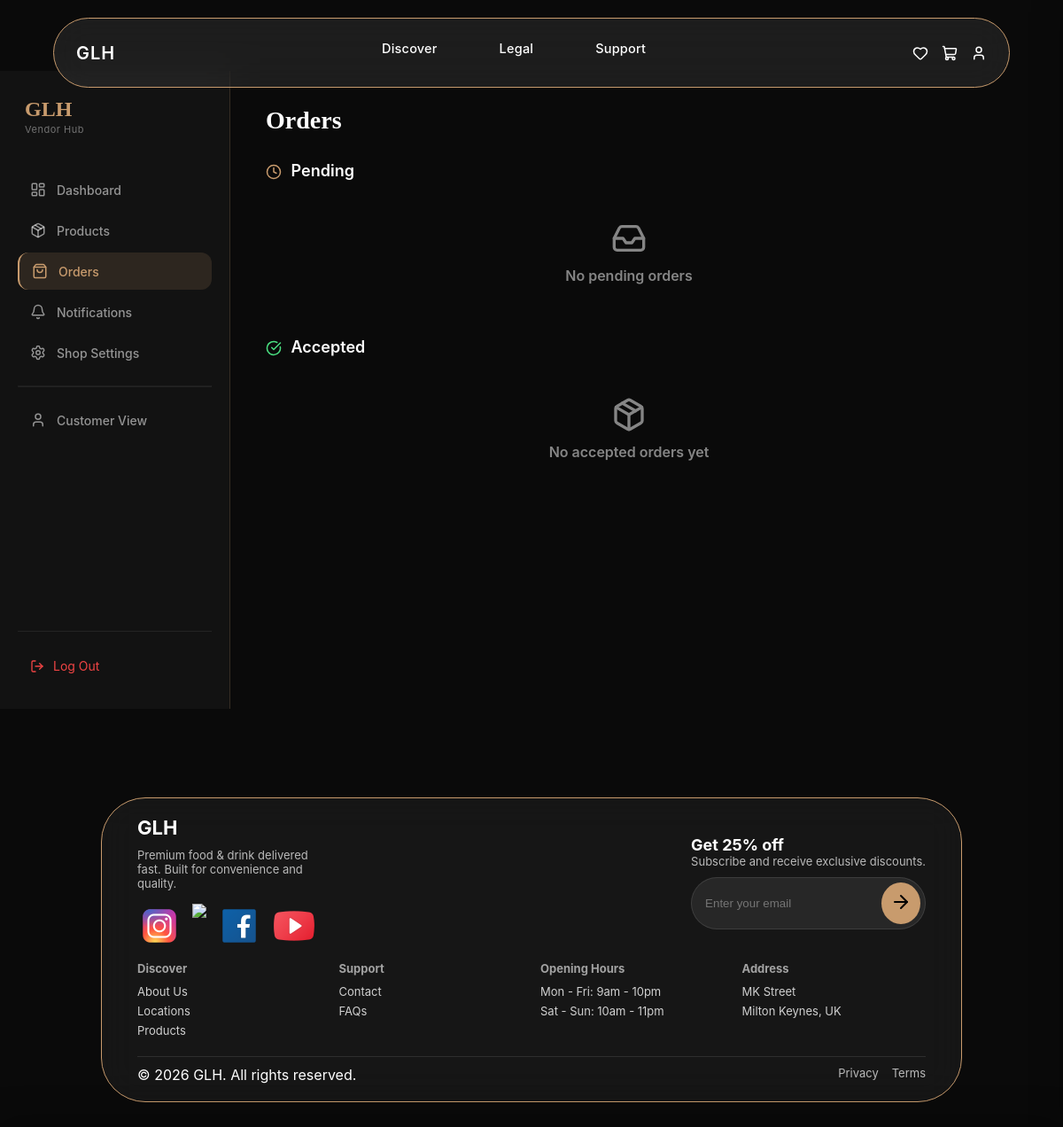
The app's page /vendor/orders (signed in), older data.
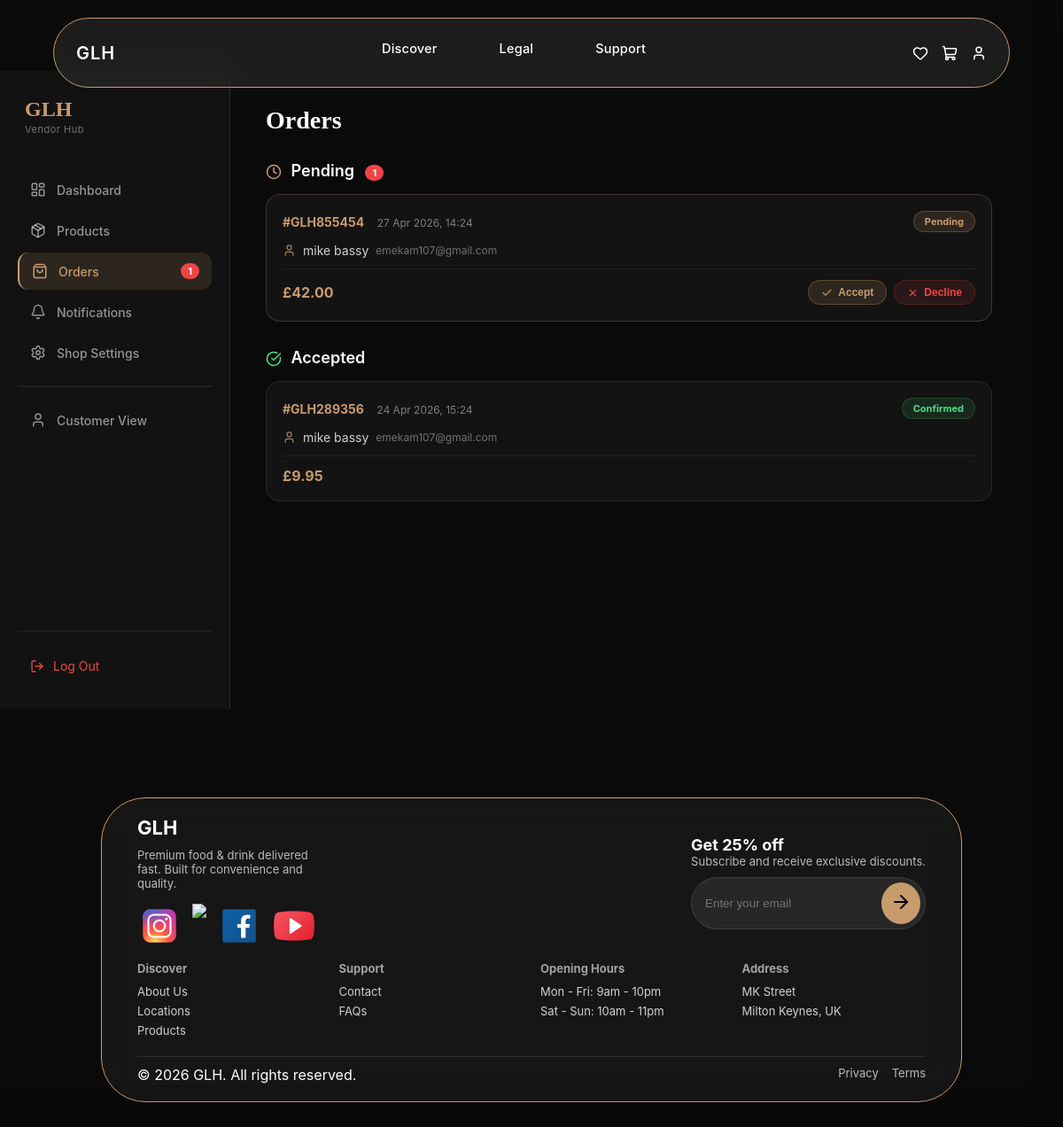
The same page, newer data.
### app/models.py (models this page shows)
class VendorOrder(db.Model):
    __tablename__ = "vendor_orders"
    id = db.Column(db.Integer, primary_key=True)
    vendor_id = db.Column(db.Integer, db.ForeignKey("users.user_id"), nullable=False)
    customer_id = db.Column(db.Integer, db.ForeignKey("users.user_id"), nullable=False)
    customer_email = db.Column(db.String(120))
    customer_name = db.Column(db.String(100))
    order_ref = db.Column(db.String(20), nullable=False)
    items_json = db.Column(db.Text)
    total = db.Column(db.Float, nullable=False)
    status = db.Column(db.String(20), default="pending")  # pending/accepted/declined
    created_at = db.Column(db.DateTime, default=datetime.utcnow)

### app/routes/vendor.py (the view)
@vendor.route("/orders")
def orders():
    check = vendor_required()
    if check:
        return check
    user = User.query.get(session["user_id"])
    pending = (
        VendorOrder.query.filter_by(vendor_id=user.user_id, status="pending")
        .order_by(VendorOrder.created_at.desc())
        .all()
    )
    accepted = (
        VendorOrder.query.filter_by(vendor_id=user.user_id, status="accepted")
        .order_by(VendorOrder.created_at.desc())
        .all()
    )
    declined = (
        VendorOrder.query.filter_by(vendor_id=user.user_id, status="declined")
        .order_by(VendorOrder.created_at.desc())
        .all()
    )
    return render_template(
        "vendor/orders.html", pending=pending, accepted=accepted, declined=declined
    )

### app/templates/vendor/orders.html (shortened to what this page needs)
{% extends "base.html" %}
{% block body_class %}dashboard-page vendor-page{% endblock %}
{% block page_css %}
<link rel="stylesheet" href="/static/css/dashboard.css">
<link rel="stylesheet" href="/static/css/vendor.css">
{% endblock %}
{% block content %}
<div class="dashboard-layout">
    <aside class="dash-sidebar">
        <div class="dash-logo">
            <span>GLH</span>
            <span class="dash-logo-sub">Vendor Hub</span>
        </div>
        <nav class="dash-nav">
            <a href="/vendor" class="dash-link">
                <i data-lucide="layout-dashboard"></i> Dashboard
            </a>
            <a href="/vendor/products" class="dash-link">
                <i data-lucide="package"></i> Products
            </a>
            <a href="/vendor/orders" class="dash-link active">
                <i data-lucide="shopping-bag"></i> Orders
                {% if pending|length > 0 %}
                <span class="nav-badge">{{ pending|length }}</span>
                {% endif %}
            </a>
            <a href="/vendor/notifications" class="dash-link">
                <i data-lucide="bell"></i> Notifications
            </a>
            <a href="/vendor/settings" class="dash-link">
                <i data-lucide="settings"></i> Shop Settings
            </a>
            <hr style="border-color:rgba(255,255,255,0.07);margin:12px 0;">
            <a href="/dashboard" class="dash-link">
                <i data-lucide="user"></i> Customer View
            </a>
        </nav>
        <div class="dash-sidebar-footer">
            <a href="/logout" class="dash-logout">
                <i data-lucide="log-out"></i> Log Out
            </a>
        </div>
    </aside>
    <main class="dash-main">
        <div class="dash-content">
            <h1 class="dash-page-title">Orders</h1>
            <div class="dash-section">
                <div class="dash-section-header">
                    <h2>
                        <i data-lucide="clock"
                            style="width:18px;height:18px;color:#c89b6d;vertical-align:middle;margin-right:6px;"></i>
                        Pending
                        {% if pending %}<span class="nav-badge"
                            style="margin-left:8px;">{{ pending|length
                            }}</span>{% endif %}
                    </h2>
                </div>
                {% if pending %}
                <div class="vendor-order-list">
                    {% for order in pending %}
                    <div class="vendor-order-card pending">
                        <div class="vendor-order-header">
                            <div>
                                <span class="vendor-order-ref">#{{
                                    order.order_ref }}</span>
                                <span class="vendor-order-date">{{
                                    order.created_at.strftime('%d %b %Y, %H:%M')
                                    }}</span>
                            </div>
                            <span
                                class="order-status-badge pending">Pending</span>
                        </div>
                        <div class="vendor-order-customer">
                            <i data-lucide="user"></i>
                            <span>{{ order.customer_name }}</span>
                            <span class="order-email">{{ order.customer_email
                                }}</span>
                        </div>
                        <div class="vendor-order-footer">
                            <span class="vendor-order-total">£{{
                                "%.2f"|format(order.total) }}</span>
                            <div class="vendor-order-actions">
                                <form method="POST"
                                    action="/vendor/orders/accept/{{ order.id }}"
                                    style="display:inline;">
                                    <button type="submit" class="vp-btn edit">
                                        <i data-lucide="check"></i> Accept
                                    </button>
                                </form>
                                <form method="POST"
                                    action="/vendor/orders/decline/{{ order.id }}"
                                    style="display:inline;">
                                    <button type="submit" class="vp-btn delete"
                                        onclick="return confirm('Decline this order?')">
                                        <i data-lucide="x"></i> Decline
                                    </button>
                                </form>
                            </div>
                        </div>
                    </div>
                    {% endfor %}
                </div>
                {% else %}
                <div class="dash-empty" style="padding:30px 0;">
                    <i data-lucide="inbox"></i>
                    <p>No pending orders</p>
                </div>
                {% endif %}
            </div>
            <div class="dash-section">
                <div class="dash-section-header">
                    <h2>
                        <i data-lucide="check-circle"
                            style="width:18px;height:18px;color:#4ade80;vertical-align:middle;margin-right:6px;"></i>
                        Accepted
                    </h2>
                </div>
                {% if accepted %}
                <div class="vendor-order-list">
                    {% for order in accepted %}
                    <div class="vendor-order-card">
                        <div class="vendor-order-header">
                            <div>
                                <span class="vendor-order-ref">#{{
                                    order.order_ref }}</span>
                                <span class="vendor-order-date">{{
                                    order.created_at.strftime('%d %b %Y, %H:%M')
                                    }}</span>
                            </div>
                            <span
                                class="order-status-badge accepted">Confirmed</span>
                        </div>
                        <div class="vendor-order-customer">
                            <i data-lucide="user"></i>
                            <span>{{ order.customer_name }}</span>
                            <span class="order-email">{{ order.customer_email
                                }}</span>
                        </div>
                        <div class="vendor-order-footer">
                            <span class="vendor-order-total">£{{
                                "%.2f"|format(order.total) }}</span>
                        </div>
                    </div>
                    {% endfor %}
                </div>
                {% else %}
                <div class="dash-empty" style="padding:30px 0;">
                    <i data-lucide="package"></i>
                    <p>No accepted orders yet</p>
                </div>
                {% endif %}
            </div>
        </div>
    </main>
</div>
{% endblock %}

### app/templates/base.html (shortened to what this page needs)
<!DOCTYPE html>
<html lang="en">
    <head>
        <link rel="stylesheet" href="/static/css/base_html.css">
        {% block page_css%}{% endblock %}
    </head>
    <body class="{% block body_class %}{% endblock %}"
        data-signup='{{ session.get("signup", {}) | tojson | safe }}'
        data-loggedin="{{ 'true' if session.get('user_id') else 'false' }}"
        data-userid="{{ session.get('user_id', '') }}"
        >
        {% include "partials/navbar.html" %}
        <main id="main-content">
            {% block content %}{% endblock %}
        </main>
        <footer class="footer">
            <div class="footer-container">
                <div class="footer-top">
                    <div class="footer-brand">
                        <h2>GLH</h2>
                        <p data-i18n="footer_tagline">Premium food & drink delivered fast. Built for
                            convenience and quality.</p>
                        <div class="footer-socials">
                            <img src="/static/images/instagram.png">
                            <img src="/static/images/twitter.png">
                            <img src="/static/images/facebook.png">
                            <img src="/static/images/youtube.png">
                        </div>
                    </div>
                    <div class="footer-newsletter">
                        <h3 data-i18n="footer_discount">Get 25% off</h3>
                        <p data-i18n="footer_subscribe">Subscribe and recieve exclusive discounts.</p>
                        <form method="POST"
                            action="{{ url_for('auth.subscribe') }}"
                            id="newsletter-form">
                            <div class="newsletter-box">
                                <input type="email" name="email"
                                    placeholder="Enter your email" data-i18n="footer_email">
                                <button type="submit" class="newsletter-btn">
                                    <i data-lucide="arrow-right"></i>
                                </button>
                            </div>
                        </form>
                    </div>
                </div>
                <div class="footer-grid">
                    <div>
                        <h4 data-i18n="footer_discover">Discover</h4>
                        <a href="{{ url_for('main.about') }}">About Us</a>
                        <a href="{{ url_for('main.location') }}">Locations</a>
                        <a href="{{ url_for('main.shop') }}">Products</a>
                    </div>
                    <div>
                        <h4 data-i18n="footer_support">Support</h4>
                        <a href="{{ url_for('main.contact') }}">Contact</a>
                        <a href="{{ url_for('main.faqs') }}">FAQs</a>
                    </div>
                    <div>
                        <h4 data-i18n="footer_hours">Opening Hours</h4>
                        <p data-i18n="footer_hours_weekday">Mon - Fri: 9am - 10pm</p>
                        <p data-i18n="footer_hours_weekend">Sat - Sun: 10am - 11pm</p>
                    </div>
                    <div>
                        <h4 data-i18n="footer_address">Address</h4>
                        <p>MK Street</p>
                        <p>Milton Keynes, UK</p>
                    </div>
                </div>
                <div class="footer-bottom">
                    <span data-i18n="footer_rights">© 2026 GLH. All rights reserved.</span>
                    <div class="footer-legal">
                        <a href="#">Privacy</a>
                        <a href="#">Terms</a>
                    </div>
                </div>
            </div>
        </footer>
    </body>
</html>

### app/templates/partials/navbar.html (shortened to what this page needs)
<nav class="navbar">
    <div class="nav-left">
        <a href="/" class="logo">GLH</a>
    </div>
    <div class="nav-center">
        <div class="nav-item" data-menu="discover"><span data-i18n="discover">Discover</span></div>
        <div class="nav-item" data-menu="legal"><span data-i18n="legal">Legal</span></div>
        <div class="nav-item" data-menu="support"><span data-i18n="support">Support</span></div>
    </div>
    <div class="nav-right">
        <div class="icon nav-icon-wrap" id="fav-btn">
            <i data-lucide="heart"></i>
        </div>
        <div class="icon nav-icon-wrap" id="basket-btn">
            <i data-lucide="shopping-cart"></i>
        </div>
        <div class="icon" id="account-btn"><i data-lucide="user"></i></div>
    </div>
</nav>

Row changes from the older to the newer data that the page shows:
added VendorOrder: order_ref "GLH855454", created_at "27 Apr 2026, 14:24", customer_name "mike bassy", customer_email "emekam107@gmail.com", total "42.00", shown under "Pending 1"
added VendorOrder: order_ref "GLH289356", created_at "24 Apr 2026, 15:24", customer_name "mike bassy", customer_email "emekam107@gmail.com", total "9.95", shown under "Accepted"
Text that changed along with them:
{{ pending|length }}: (not shown) → "1"
text no longer shown: "No pending orders No accepted orders yet"
